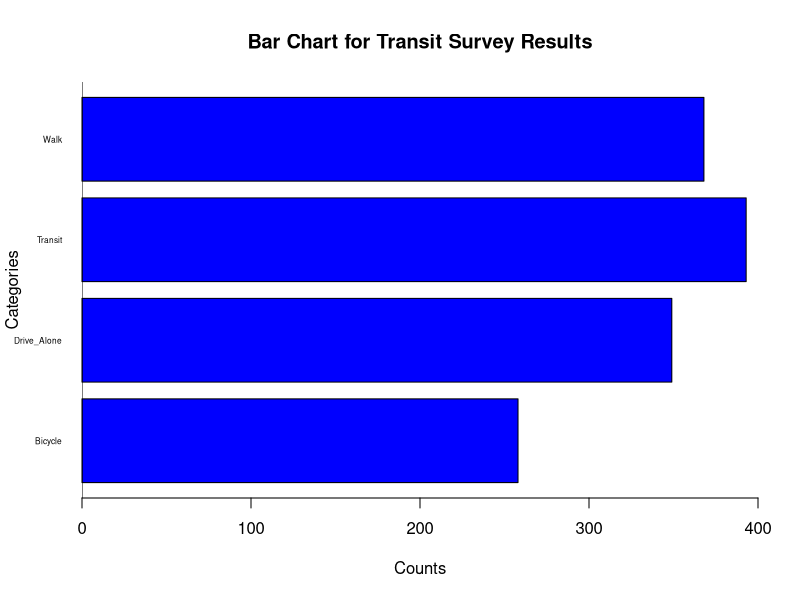
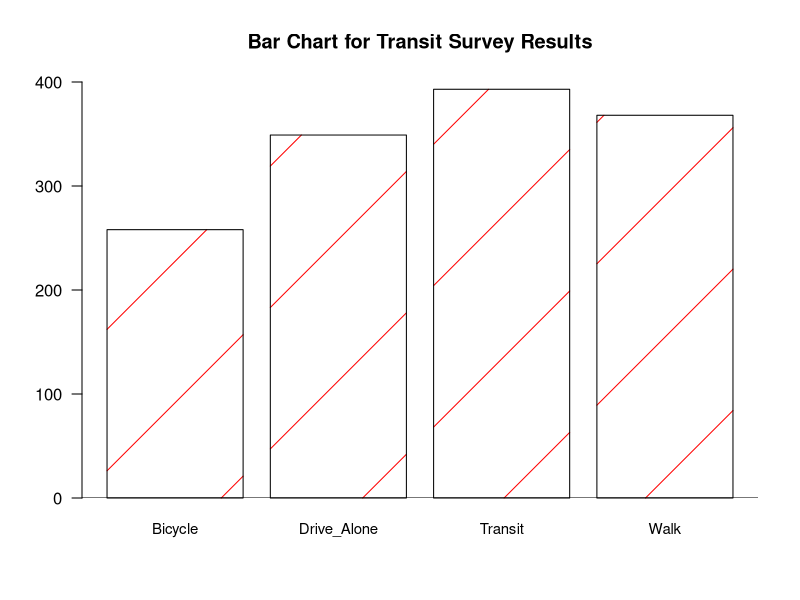
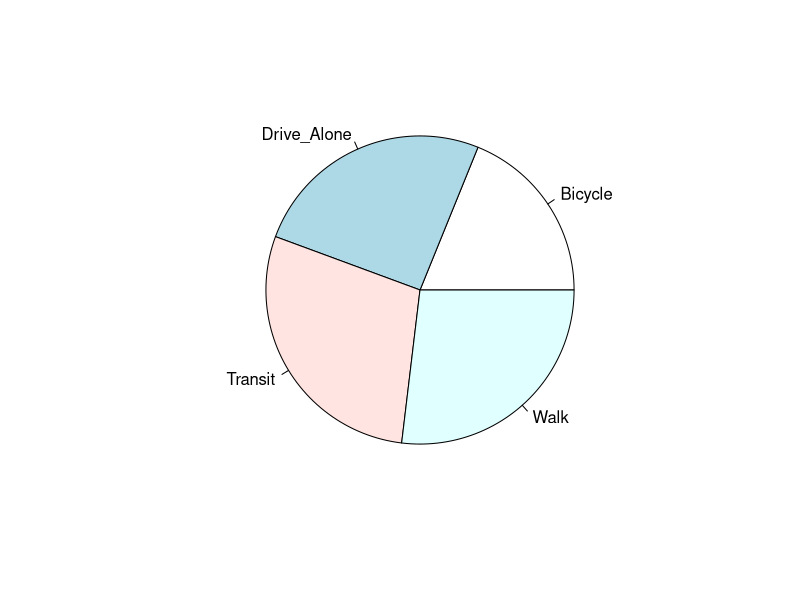
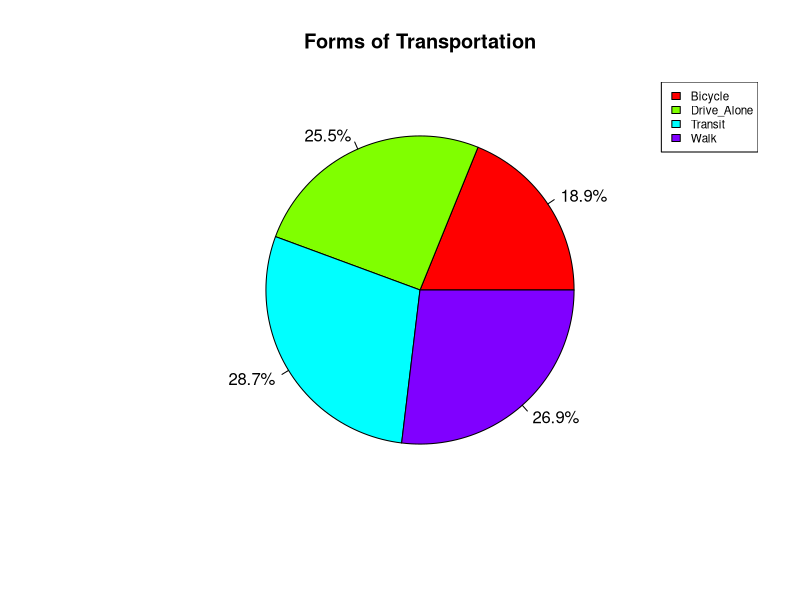
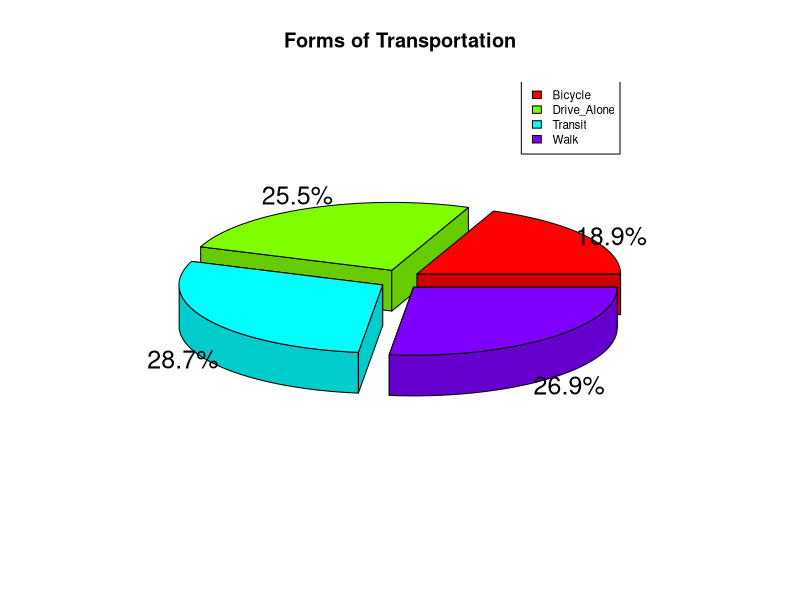

Reproduce these figures in R, in order.
##### Exploratory Data Analysis 
# variable is the same as column
# need to know schema of the dat ato find clues about coding 
# need to check assumptions about the data 
# don't skip validating the data, IE if it's in dollars, then it should have 2 decimals etc 


#### R doesn't like excel files to be open while you're working with it 

getwd()
setwd("/Users/aldenbutzke/Desktop/Datamining")
getwd()      


rm(list=ls())

#install.packages("readxl", dependencies = TRUE)

#library(svDialogs)
library(readxl)
#form<- list(
#  "Enter width" = 10.1,
#  "Enter Height" = 11.1,
#  "Enter length"= 12.1
  
#)

#Dat<-dlg_form(form, "Cueb Data")$res 
#Area<-Dat$'Enter Width' Dat$'Enter Height'*Dat$'Enter LEngth'
#print(paste0("The Area is: ", Area))


list.files()

### reading in Transit worksheet out of EDA_Data.elsx 

TranSurv<- read_xlsx("EDA_Data.xlsx", sheet = "Transit") #put exact name of sheet in quotes

### structure of the data, insight into number of obs, how many variables, etc 
# ncol() returns number of columns, one df at a time 
# nrow() reutrns number of rows, have to pick column 
# syntax for above would be nrow(TranSurv$ColumnName) when more columns 
# names() returns variable names 
# class() returns class, specifcy column like above 

NVar<-ncol(TranSurv)
NObservations<- nrow(TranSurv) #only takes a single column of data 

#determine names of columns/variables 

VarNames<- names(TranSurv)
VarT<- class(TranSurv$`Transit Type`)

print(paste0( " Number of Variables is: ", NVar))
print(paste0( " Number of Rows/Observations is: ", NObservations))
print(paste0( " Variable Types are: ", VarT))
print(paste0( " Variable Names are: ", VarNames))


#### determine if there are any missing values 
# if there are, which ones are missing 
# is.na() T = NA, F = value, works for single columns 
# which() goes through a vector of logic and tells which oens are true 
# which(is.na))
# length(which(is.na)) counts number of missing obs 
# unqiue() lists number of unique categories 
# table() can count anything, so can tally() 

x<- c(1, NA, 3, NA, 5)

MisRows<-which(is.na(x)) # which rows are missing

### how many rows are missing 

numMiss<-length(which(is.na(x)))

print(paste0( " We have, ", numMiss, " missing values, at rows " ))
print(MisRows)


#### good idea to print a little bit of data to ensure it looks how you think 

TranSurv$`Transit Type`[1:10]

### for categorical data, figuring out how many unique categories is a must 

CatList<-unique(TranSurv$`Transit Type`)

### tally or count repsonses in one type of data 

Freq<-table(TranSurv$`Transit Type`)
RelFreq<- Freq/sum(Freq)
print(RelFreq)

## graph
# making bar plot sideays so we can use long names 
# short names should be upwards 
# main will be the name of the chart 
# labels or xlab ylab will be labels 


barplot(Freq, main = "Bar Chart for Transit Survey Results",
        horiz = TRUE, col = "blue", xlim = c(0,400), las=1, cex.names = 0.5, xlab = "Counts", 
        ylab = "Categories"
        
        
        )

abline(v=0)


barplot(Freq, main = "Bar Chart for Transit Survey Results", col = "red", las=1,
        cex.names = 0.9, ylim = c(0,400), density = TRUE
        
        
        )

abline(h=0)

#### pie( column, labels, radius, main, col, clockwise or counter) 

pie(Freq)

pie(Freq, labels = paste0(round(100*Freq/sum(Freq), 1), "%"), 
    main = "Forms of Transportation", col =rainbow(length(Freq))
)
    legend("topright", names(Freq), cex = 0.7, fill = rainbow(length(Freq)))
    
#install.packages("plotrix", dependencies = TRUE)

library(plotrix)

pie3D(Freq, explode = 0.1, labels = paste0(round(100*Freq/sum(Freq), 1), "%"),
      main = "Forms of Transportation"
      )
legend("topright", names(Freq), cex = 0.7, fill = rainbow(length(Freq)))

